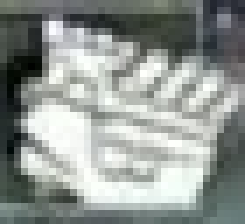
#> input picture picture/gen.jpg, 35 x 32 px (shown 7 times larger)
$ python hud_calibrate.py picture/gen.jpg
#> lines starting #> are read from the running program, lines starting #| are printed output that depends on the picture; after the words box and inside, x2 and y2 are one past the last pixel; in counts of white or black regions, pixels touching at a corner belong together
#> in __init__, self.frame is the input picture: shape (32, 35, 3); mean B, G, R 147.2, 151.1, 145.3
#> (reads config/hud_regions.json from the repository)
### hud_anchor.py
import cv2
import numpy as np

REF_W, REF_H = 35, 32
SCALES = [0.4, 0.5, 0.6, 0.7, 0.8, 0.9, 1.0, 1.1, 1.2, 1.3, 1.4, 1.5, 1.6, 1.7, 1.8, 1.9, 2.0]
PRIOR_ROI_MARGIN = 96
FAST_SEARCH_MIN_PIXELS = 1_800_000

def _cluster(matches, iou_thr=0.3):
    clusters = []
    for m in matches:
        placed = False
        for c in clusters:
            a = m["box"]
            b = c[0]["box"]
            ix = max(0, min(a[2], b[2]) - max(a[0], b[0]))
            iy = max(0, min(a[3], b[3]) - max(a[1], b[1]))
            inter = ix * iy
            union = (a[2] - a[0]) * (a[3] - a[1]) + (b[2] - b[0]) * (b[3] - b[1]) - inter
            if union > 0 and inter / union > iou_thr:
                c.append(m)
                placed = True
                break
        if not placed:
            clusters.append([m])
    return clusters

def _best_per_cluster(matches):
    best = []
    for c in _cluster(matches):
        best.append(max(c, key=lambda m: m["score"]))
    best.sort(key=lambda m: -m["scale"])
    return best

# [53 lines left out: function _fast_full_search, not called in this run]

def find_gen_anchors(frame, template, scales=SCALES, min_score=0.70, roi=None):
#> called with min_score = 0.8
    if roi is not None:
        x0, y0, x1, y1 = roi
        if x1 <= x0 or y1 <= y0:
            return []
        crop = frame[y0:y1, x0:x1]
        if crop.size == 0:
            return []
        found = find_gen_anchors(crop, template, scales=scales, min_score=min_score)
        for m in found:
            bx0, by0, bx1, by1 = m["box"]
            m["box"] = (bx0 + x0, by0 + y0, bx1 + x0, by1 + y0)
        return found
    fh, fw = frame.shape[:2]
#> fh = 32; fw = 35
    if fw * fh >= FAST_SEARCH_MIN_PIXELS:
        return _fast_full_search(frame, template, scales, min_score)
    th, tw = template.shape[:2]
#> th = 32; tw = 35
    matches = []
    for s in scales:
        w, h = int(tw * s), int(th * s)
        t = cv2.resize(template, (w, h), interpolation=cv2.INTER_AREA)
        if t.shape[0] >= fh or t.shape[1] >= fw:
            continue
        res = cv2.matchTemplate(frame, t, cv2.TM_CCOEFF_NORMED)
        _, maxv, _, maxloc = cv2.minMaxLoc(res)
        if maxv >= min_score:
            x, y = maxloc
            matches.append({
                "score": float(maxv),
                "scale": float(s),
                "box": (x, y, x + w, y + h),
            })
#> this loop made 17 passes
#> (s, w, h) on passes 7 to 17: (1, 35, 32), (1.1, 38, 35), (1.2, 42, 38), (1.3, 45, 41), (1.4, 49, 44), (1.5, 52, 48), (1.6, 56, 51), (1.7, 59, 54), (1.8, 63, 57), (1.9, 66, 60), (2, 70, 64)
#> (s, w, h, maxv, maxloc) on passes 1 to 6: (0.4, 14, 12, 0.714, (4, 2)), (0.5, 17, 16, 0.613, (4, 1)), (0.6, 21, 19, 0.6, (2, 1)), (0.7, 24, 22, 0.667, (2, 1)), (0.8, 28, 25, 0.68, (1, 1)), (0.9, 31, 28, 0.768, (1, 2))
#> pass 1, in find_gen_anchors, `res = cv2.matchTemplate(frame, t, cv2.TM_CCOEFF_NORMED)`:
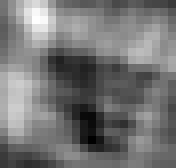
#> res: shape (21, 22) float32 (shown 8 times larger); min -0.26, max 0.714, mean 0.186; drawn with min black and max white
#> after the loop, matches = []
    return _best_per_cluster(matches)

# [7 lines left out: function _prior_roi, not called in this run]

def detect_anchor(frame, template, prior=None, pos_tol=15, snap=2, **kwargs):
    prior_scale = kwargs.pop("prior_scale", None)
    if prior is not None:
        if prior_scale is not None and "scales" not in kwargs:
            kwargs["scales"] = tuple(
                round(prior_scale + delta, 2)
                for delta in (-0.2, -0.1, 0.0, 0.1, 0.2)
                if prior_scale + delta >= 0.4
            )
        cands = find_gen_anchors(frame, template, roi=_prior_roi(frame, prior), **kwargs)
    else:
        cands = find_gen_anchors(frame, template, **kwargs)
#> cands = []
    if not cands:
        return None
    if prior is not None:
        px, py = prior
        near = [m for m in cands
                if abs(m["box"][0] - px) <= pos_tol and abs(m["box"][1] - py) <= pos_tol]
        if not near:
            return None
        m = max(near, key=lambda m: m["score"])
    else:
        m = max(cands, key=lambda m: m["score"])
    x0, y0, x1, y1 = m["box"]
    # 去抖：检测位置与先验偏移 <= snap 像素时锁定到先验，消除亚像素抖动
    if prior is not None and abs(x0 - px) <= snap and abs(y0 - py) <= snap:
        x0, y0 = px, py
        x1, y1 = px + m["box"][2] - m["box"][0], py + m["box"][3] - m["box"][1]
    return {
        "x": x0,
        "y": y0,
        "w": x1 - x0,
        "h": y1 - y0,
        "score": m["score"],
        "scale": m["scale"],
    }

def anchor_scale(anchor):
    return anchor["w"] / REF_W

### hud_regions.py
import json

REF_W, REF_H = 35, 32

# [19 lines left out: functions rel_to_abs, abs_to_rel, not called in this run]

def load_regions(path):
    with open(path, "r", encoding="utf-8") as f:
        return json.load(f)

def save_regions(path, config):
    with open(path, "w", encoding="utf-8") as f:
        json.dump(config, f, indent=2, ensure_ascii=False)

# [5 lines left out: function resolve_regions, not called in this run]

### hud_calibrate.py
import os
import sys

import cv2

import hud_anchor
import hud_regions

BASE_REGIONS = [
    "survivor_p1", "survivor_p2", "survivor_p3", "survivor_p4",
    "hook_p1", "hook_p2", "hook_p3", "hook_p4",
    "gens_row",
]

EXTRA_REGIONS = [
    "endgame_timer",
    "gate_ui",
    "hatch_ui",
]

COLOR_POOL = [
    (0, 255, 0), (0, 255, 0), (0, 255, 0), (0, 255, 0),
    (255, 200, 0), (255, 200, 0), (255, 200, 0), (255, 200, 0),
    (0, 200, 255), (255, 255, 0),
    (255, 0, 255), (255, 255, 255), (0, 255, 255),
]

OUT_JSON = r"D:\files\code\dbd_pred\config\hud_regions.json"
TEMPLATE_PATH = r"D:\files\code\dbd_pred\picture\gen.jpg"
DEFAULT_FRAME = r"D:\files\code\dbd_pred\picture\test1\frame_0001.jpg"
TRUST_SCORE = 0.80

class Calibrator:
    def __init__(self, frame_path, region_names, template_path=TEMPLATE_PATH):
        self.frame = cv2.imread(frame_path)
        if self.frame is None:
            raise SystemExit(f"cannot load {frame_path}")
        self.template = cv2.imread(template_path)
        self.name = os.path.basename(frame_path)
        self.region_names = region_names

        cached = None
        if os.path.exists(OUT_JSON):
            cached = hud_regions.load_regions(OUT_JSON)
        self.anchor = hud_anchor.detect_anchor(self.frame, self.template, min_score=TRUST_SCORE)
        if self.anchor is None and cached:
            self.anchor = cached["anchor"]
            print(f"no trusted anchor (score>={TRUST_SCORE}) on {self.name}, using cached {self.anchor['x']},{self.anchor['y']}")
        self.cached = cached

        self.confirmed = [None] * len(region_names)
        self.idx = 0
        self.drag_start = None
        self.drag_cur = None

        self.scale = 1.0
        h, w = self.frame.shape[:2]
#> h = 32; w = 35
        if w > 1400:
            self.scale = 1400 / w
            self.disp = cv2.resize(self.frame, (int(w * self.scale), int(h * self.scale)))
        else:
            self.disp = self.frame.copy()

    def draw(self):
        img = self.disp.copy()
        for i, name in enumerate(self.region_names):
            color = COLOR_POOL[i % len(COLOR_POOL)]
            box = self.confirmed[i]
            if box is not None:
                b = self._to_disp(box)
                cv2.rectangle(img, (b[0], b[1]), (b[2], b[3]), color, 2)
                cv2.putText(img, name, (b[0] + 2, max(12, b[1] - 6)),
                            cv2.FONT_HERSHEY_SIMPLEX, 0.5, color, 1)
        if self.anchor is not None:
            a = self.anchor
            s = self.scale
            cv2.rectangle(img, (int(a["x"] * s), int(a["y"] * s)),
                          (int((a["x"] + a["w"]) * s), int((a["y"] + a["h"]) * s)),
                          (0, 0, 255), 3)
            cv2.putText(img, f"anchor scale={a['scale']:.2f} score={a['score']:.2f}",
                        (10, 25), cv2.FONT_HERSHEY_SIMPLEX, 0.7, (0, 0, 255), 2)
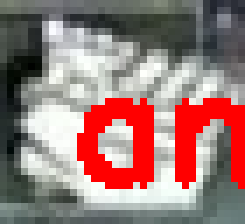
#> img: shape (32, 35, 3) (shown 7 times larger); 15.18% of pixels changed, all inside (x1, y1, x2, y2) = (11, 14, 35, 27)
        if self.drag_start and self.drag_cur:
            b = self._to_disp((*self.drag_start, *self.drag_cur))
            cv2.rectangle(img, (b[0], b[1]), (b[2], b[3]), (0, 0, 255), 2)

        cur = self.region_names[self.idx] if self.idx < len(self.region_names) else "SAVE"
        cv2.putText(img, f"[{self.idx}/{len(self.region_names)}] current: {cur}",
                    (10, 55), cv2.FONT_HERSHEY_SIMPLEX, 0.7, (255, 255, 255), 2)
        hint = "drag=LMB  confirm=N/Space  redo=R  back=B  save=S  quit=Esc"
        cv2.putText(img, hint, (10, 82), cv2.FONT_HERSHEY_SIMPLEX, 0.5, (200, 200, 200), 1)
        cv2.imshow("DBD HUD Calibration", img)

    def _to_disp(self, box):
        s = self.scale
        return (int(box[0] * s), int(box[1] * s), int(box[2] * s), int(box[3] * s))

    def _to_frame(self, x, y):
        return int(x / self.scale), int(y / self.scale)

    # [43 lines left out: functions on_mouse, confirm, save, not called in this run]

    def run(self):
        cv2.namedWindow("DBD HUD Calibration")
        cv2.setMouseCallback("DBD HUD Calibration", self.on_mouse)
        while True:
            self.draw()
            key = cv2.waitKey(20) & 0xFF
#> (key q is pressed here)
            if key in (27, ord("q")):
                break
            elif key in (ord("n"), ord(" "), 13):
                self.confirm()
            elif key == ord("r"):
                if 0 <= self.idx < len(self.region_names):
                    self.confirmed[self.idx] = None
            elif key == ord("b"):
                self.idx = max(0, self.idx - 1)
                if self.idx < len(self.region_names):
                    self.confirmed[self.idx] = None
            elif key == ord("s"):
                self.save()
        cv2.destroyAllWindows()

def main():
    args = sys.argv[1:]
    frame_path = args[0] if args else DEFAULT_FRAME
    region_names = args[1:] if len(args) > 1 else BASE_REGIONS + EXTRA_REGIONS
    Calibrator(frame_path, region_names).run()

if __name__ == "__main__":
    main()
